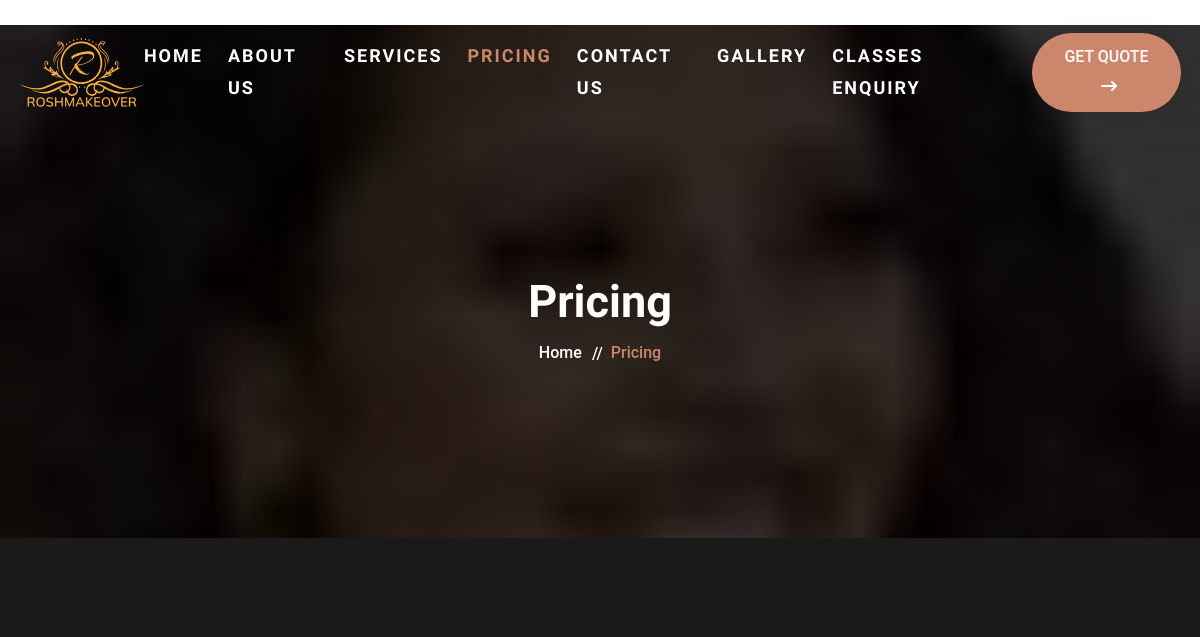
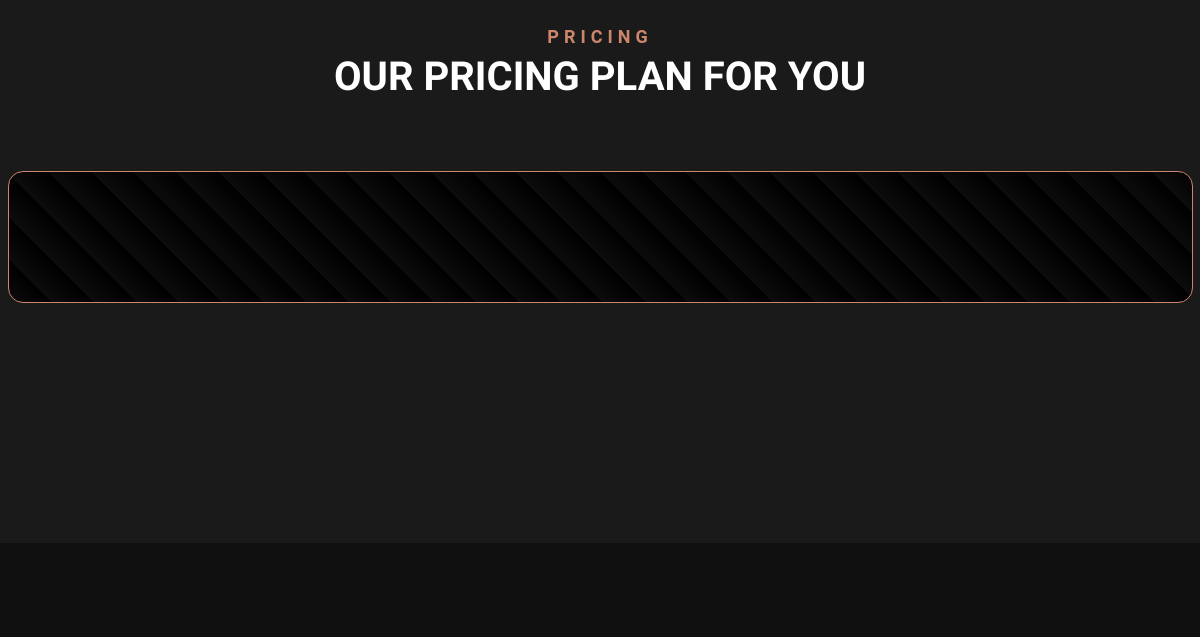
The app's page /pricing.php (upper part), older data (2 pictures, top to bottom).
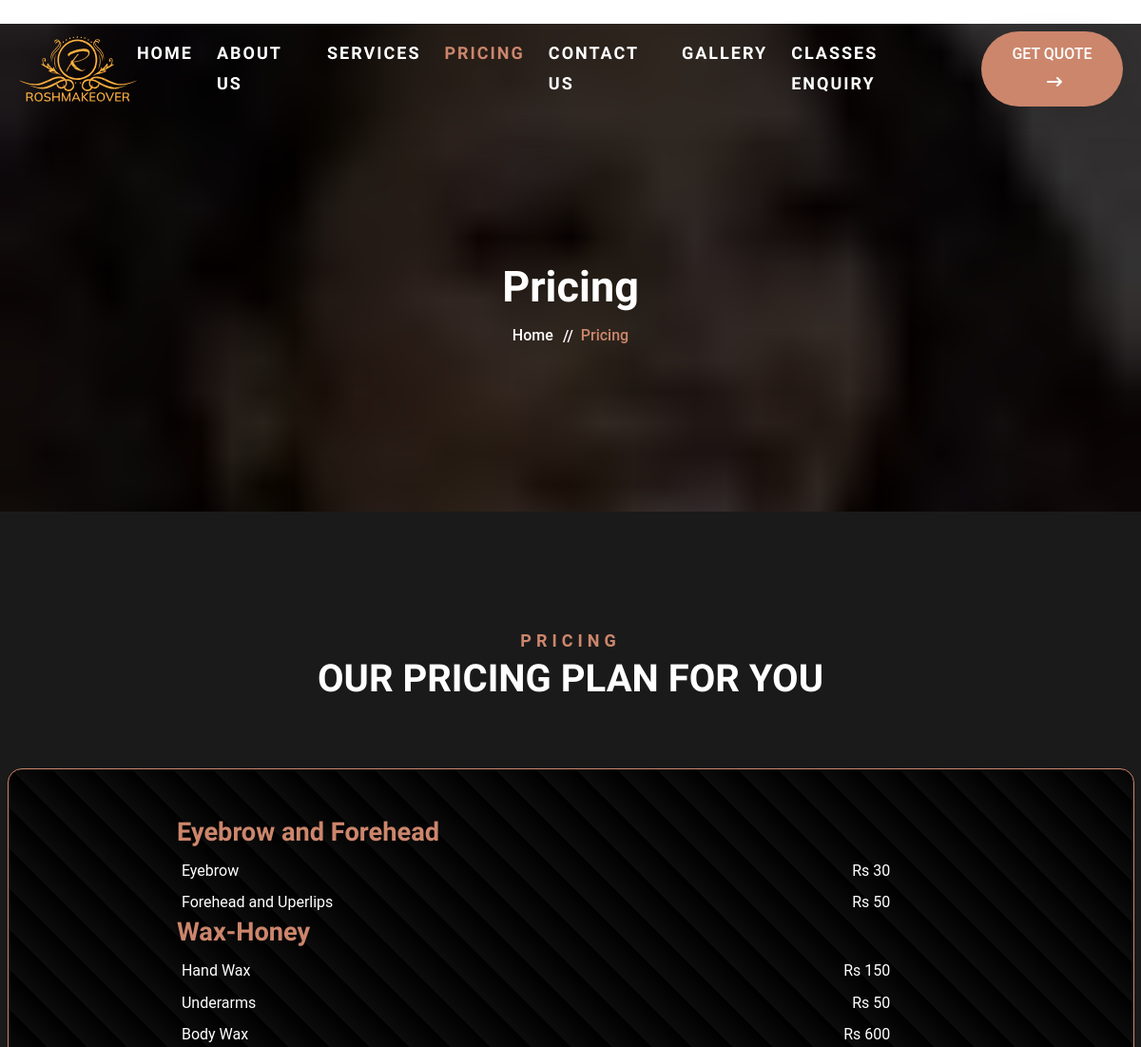
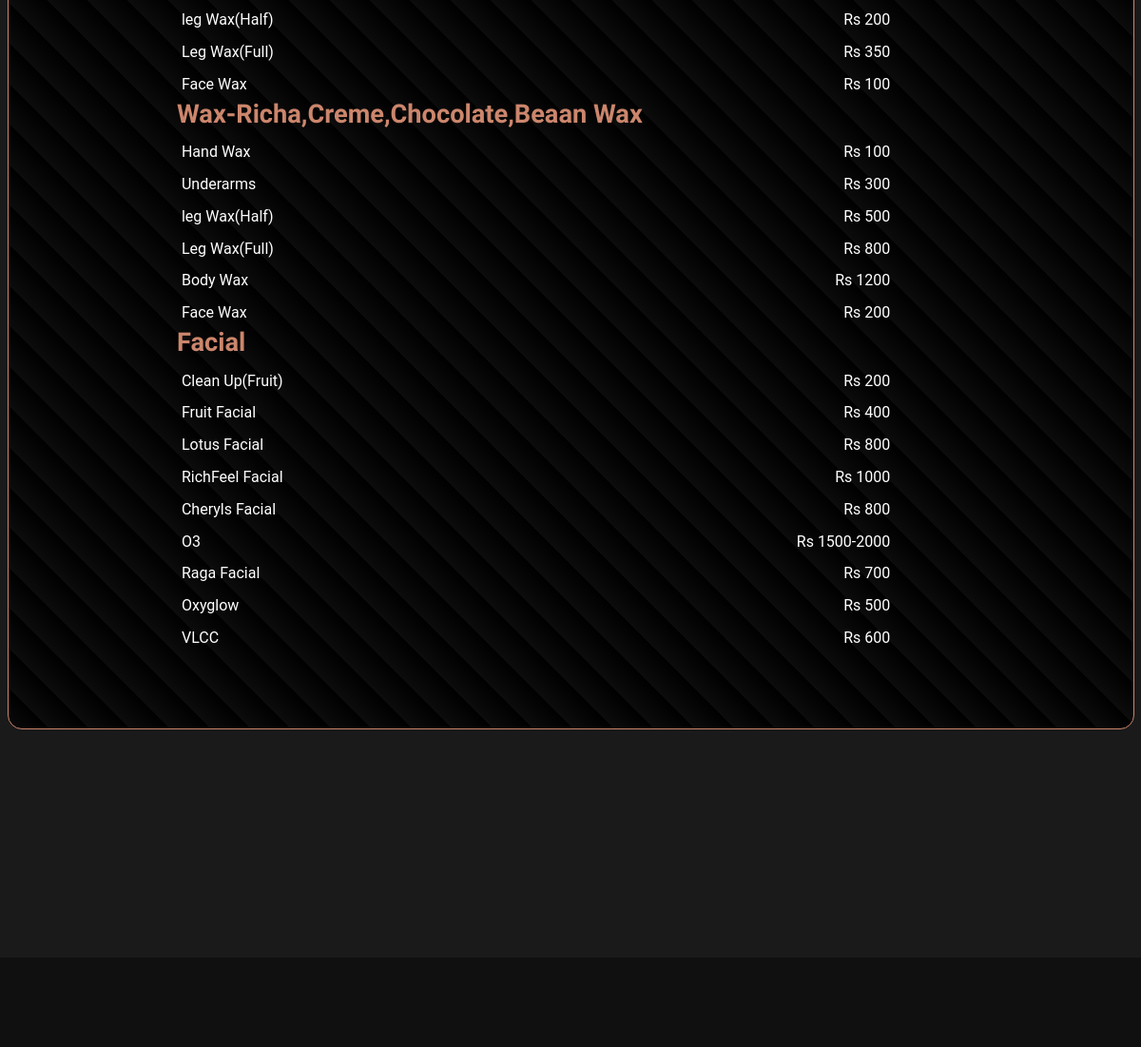
The same page, newer data (2 pictures, top to bottom).
### tables this page shows
CREATE TABLE `categories` (
  `id` int(11)  not null auto_increment primary key,
  `category` varchar(191) NOT NULL,
  `created_on` datetime NOT NULL DEFAULT CURRENT_TIMESTAMP
);

CREATE TABLE `ratecard` (
  `id` int(11) NOT NULL,
  `category_id` int(11) NOT NULL,
  `service` varchar(191) NOT NULL,
  `price` varchar(191) NOT NULL
);

### pricing.php (the view)
<?php
include('includes/header.php');
include('functions/userfunction.php');
?>
<main class="main">
    <div class="site-breadcrumb" style="background: url(images/about-us/me.jpg)">
        <div class="container">
            <h2 class="breadcrumb-title">Pricing</h2>
            <ul class="breadcrumb-menu">
                <li><a href="index.php">Home</a></li>
                <li class="active">Pricing</li>
            </ul>
        </div>
    </div>
    <div class="pricing-area bg py-120">
        <div class="container">
            <div class="row">
                <div class="col-lg-6 mx-auto">
                    <div class="site-heading text-center">
                        <span class="site-title-tagline">pricing</span>
                        <h2 class="site-title" style="color: white">
                            Our pricing Plan For You
                        </h2>
                    </div>
                </div>
                <div class="pricing-area bg py-120">
                    <div class="regular-chart container">
                        <ul>
                            <?php
                                $categories = "SELECT * FROM `categories`";
                                $ratecard = "SELECT * FROM `ratecard`";
                                $categories_run = mysqli_query($con, $categories);
                                $ratecard_run = mysqli_query($con, $ratecard);
                                if(mysqli_num_rows($categories_run) > 0) {
                                    foreach($categories_run as $category){
                                    ?>
                            <h2><?= $category['category'] ?></h2>
                            <?php
                                if(mysqli_num_rows($ratecard_run)> 0) {
                                    foreach($ratecard_run as $rate){
                                        if(  $rate['category_id'] == $category['id']){
                                ?>
                            <li>
                                <p><?= $rate['service']; ?></p>
                                <span>Rs <?= $rate['price']; ?></span>
                            </li>
                            <?php
                                            }
                                        }
                                    }
                                        ?>
                            <?php
                                    }
                                }
                            ?>
                        </ul>
                    </div>
                </div>
            </div>
        </div>
    </div>
</main>
<?php include('includes/footer.php') ?>

### includes/header.php (shortened to what this page needs)
<!DOCTYPE html>
<html lang="en">
<head>
    <link rel="stylesheet" href="assets/css/popupform.css" />
    <link href="assets/plugins/simplebar/css/simplebar.css" rel="stylesheet" />
    <link rel="stylesheet" href="assets/css/bootstrap.min.css" />
    <link href="assets/css/pace.min.css" rel="stylesheet" />
    <link rel="stylesheet" href="assets/css/all-fontawesome.min.css" />
    <link rel="stylesheet" href="assets/css/flaticon.css" />
    <link rel="stylesheet" href="assets/css/animate.min.css" />
    <link rel="stylesheet" href="assets/css/magnific-popup.min.css" />
    <link rel="stylesheet" href="assets/css/owl.carousel.min.css" />
    <link rel="stylesheet" href="assets/css/style.css" />
    <link href="assets/css/icons.css" rel="stylesheet" />
</head>
<body>
    <?php include('navbar.php') ?>

### includes/navbar.php (shortened to what this page needs)
<?php
    $page = substr($_SERVER['SCRIPT_NAME'], strrpos($_SERVER['SCRIPT_NAME'], '/')+1);
?>
<header class="header">
    <div class="main-navigation">
        <nav class="navbar navbar-expand-lg">
            <div class="container">
                <a class="navbar-brand" href="index.php">
                    <img src="assets/img/logo/rosh logo.svg" alt="logo" />
                </a>
                <div class="collapse navbar-collapse" id="main_nav">
                    <ul class="navbar-nav">
                        <li class="nav-item dropdown">
                            <a class="nav-link <?= $page == 'index.php'? "active":"" ?>" href="
                                index.php">Home</a>
                        </li>
                        <li class="nav-item">
                            <a class="nav-link <?= $page == 'about.php'? "active":"" ?>" href="about.php">About
                                Us</a>
                        </li>
                        <li class="nav-item">
                            <a class="nav-link <?= $page == 'service.php'? "active":"" ?>" href="service.php">Services</a>
                        </li>
                        <li class="nav-item">
                            <a class="nav-link <?= $page == 'pricing.php'? "active":"" ?>" href="pricing.php">PRICING</a>
                        </li>
                        <li class="nav-item">
                            <a class="nav-link <?= $page == 'contact.php'? "active":"" ?>" href="contact.php">Contact Us</a>
                        </li>
                        <li class="nav-item">
                            <a class="nav-link <?= $page == 'gallery.php'? "active":"" ?>" href="gallery.php">gallery</a>
                        </li>
                        <li class="nav-item">
                            <a class="nav-link <?= $page == 'classes-enquiry.php'? "active":"" ?>" href="classes-enquiry.php">Classes Enquiry
                            </a>
                        </li>
                    </ul>
                    <div class="header-nav-right">
                        <div class="header-btn">
                            <a href="contact.php" class="theme-btn">Get Quote<i class="fas fa-long-arrow-right"></i></a>
                        </div>
                    </div>
                </div>
            </div>
        </nav>
    </div>
</header>

### includes/footer.php (shortened to what this page needs)
<footer class="footer-area">
    <div class="footer-widget">
        <div class="container">
            <div class="row footer-widget-wrapper pt-100 pb-70 justify-content-center">
            </div>
        </div>
    </div>
</footer>
</body>
</html>

### assets/css/popupform.css (style rules this page uses)
body { font-family: sans-serif; margin:0; line-height: 1.5; }
* { box-sizing: border-box; margin:0; }

Row changes from the older to the newer data that the page shows:
added categories: category "Eyebrow and Forehead"
added ratecard: service "Eyebrow", price "30", shown under "Eyebrow and Forehead"
added ratecard: service "Forehead and Uperlips", price "50", shown under "Eyebrow and Forehead"
added categories: category "Wax-Honey"
added ratecard: service "Hand Wax", price "150", shown under "Wax-Honey"
added ratecard: service "Underarms", price "50", shown under "Wax-Honey"
added ratecard: service "Body Wax", price "600", shown under "Wax-Honey"
added ratecard: service "leg Wax(Half)", price "200", shown under "Wax-Honey"
added ratecard: service "Leg Wax(Full)", price "350", shown under "Wax-Honey"
added ratecard: service "Face Wax", price "100", shown under "Wax-Honey"
added categories: category "Wax-Richa,Creme,Chocolate,Beaan Wax"
added ratecard: service "Hand Wax", price "100", shown under "Wax-Richa,Creme,Chocolate,Beaan Wax"
added ratecard: service "Underarms", price "300", shown under "Wax-Richa,Creme,Chocolate,Beaan Wax"
added ratecard: service "leg Wax(Half)", price "500", shown under "Wax-Richa,Creme,Chocolate,Beaan Wax"
added ratecard: service "Leg Wax(Full)", price "800", shown under "Wax-Richa,Creme,Chocolate,Beaan Wax"
added ratecard: service "Body Wax", price "1200", shown under "Wax-Richa,Creme,Chocolate,Beaan Wax"
added ratecard: service "Face Wax", price "200", shown under "Wax-Richa,Creme,Chocolate,Beaan Wax"
added categories: category "Facial"
added ratecard: service "Clean Up(Fruit)", price "200", shown under "Facial"
added ratecard: service "Fruit Facial", price "400", shown under "Facial"
added ratecard: service "Lotus Facial", price "800", shown under "Facial"
added ratecard: service "RichFeel Facial", price "1000", shown under "Facial"
added ratecard: service "Cheryls Facial", price "800", shown under "Facial"
added ratecard: service "O3", price "1500-2000", shown under "Facial"
added ratecard: service "Raga Facial", price "700", shown under "Facial"
added ratecard: service "Oxyglow", price "500", shown under "Facial"
added ratecard: service "VLCC", price "600", shown under "Facial"
